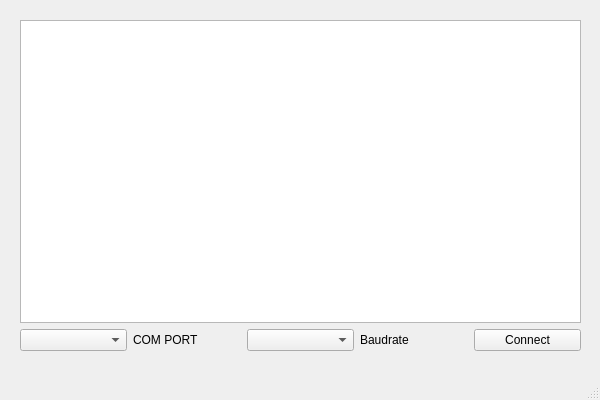
<?xml version="1.0" encoding="UTF-8"?>
<ui version="4.0">
 <class>MainWindow</class>
 <widget class="QMainWindow" name="MainWindow">
  <property name="enabled">
   <bool>true</bool>
  </property>
  <property name="geometry">
   <rect>
    <x>0</x>
    <y>0</y>
    <width>600</width>
    <height>400</height>
   </rect>
  </property>
  <property name="windowTitle">
   <string>MainWindow</string>
  </property>
  <widget class="QWidget" name="centralwidget">
   <widget class="QWidget" name="layoutWidget">
    <property name="geometry">
     <rect>
      <x>20</x>
      <y>20</y>
      <width>561</width>
      <height>331</height>
     </rect>
    </property>
    <layout class="QGridLayout" name="gridLayout">
     <item row="0" column="0" colspan="5">
      <widget class="PlotWidget" name="graphicsView"/>
     </item>
     <item row="1" column="0">
      <widget class="QComboBox" name="comboBox">
       <property name="accessibleName">
        <string/>
       </property>
      </widget>
     </item>
     <item row="1" column="1">
      <widget class="QLabel" name="label">
       <property name="text">
        <string>COM PORT</string>
       </property>
      </widget>
     </item>
     <item row="1" column="2">
      <widget class="QComboBox" name="comboBox2">
       <property name="currentText">
        <string/>
       </property>
      </widget>
     </item>
     <item row="1" column="3">
      <widget class="QLabel" name="label_2">
       <property name="text">
        <string>Baudrate</string>
       </property>
      </widget>
     </item>
     <item row="1" column="4">
      <widget class="QPushButton" name="pushButton">
       <property name="text">
        <string>Connect</string>
       </property>
      </widget>
     </item>
    </layout>
   </widget>
  </widget>
  <widget class="QMenuBar" name="menubar">
   <property name="geometry">
    <rect>
     <x>0</x>
     <y>0</y>
     <width>600</width>
     <height>21</height>
    </rect>
   </property>
  </widget>
  <widget class="QStatusBar" name="statusbar"/>
 </widget>
 <customwidgets>
  <customwidget>
   <class>PlotWidget</class>
   <extends>QGraphicsView</extends>
   <header>pyqtgraph</header>
  </customwidget>
 </customwidgets>
 <resources/>
 <connections/>
</ui>
